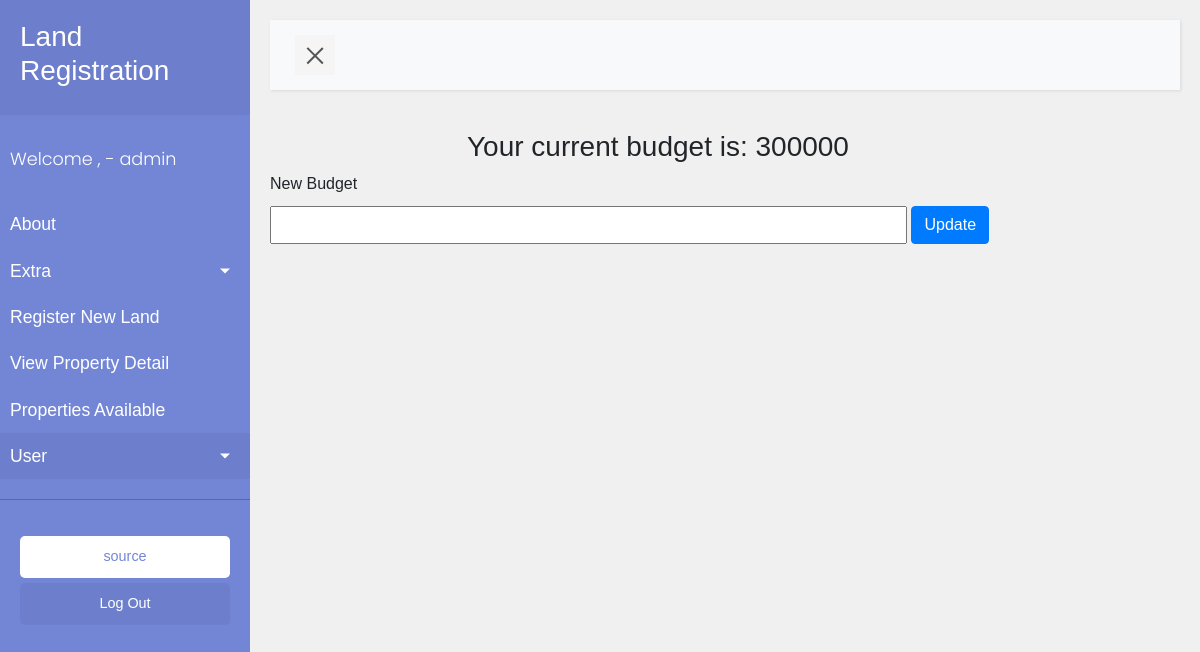
The page /set-budget/ (signed in) on the database as committed earlier.
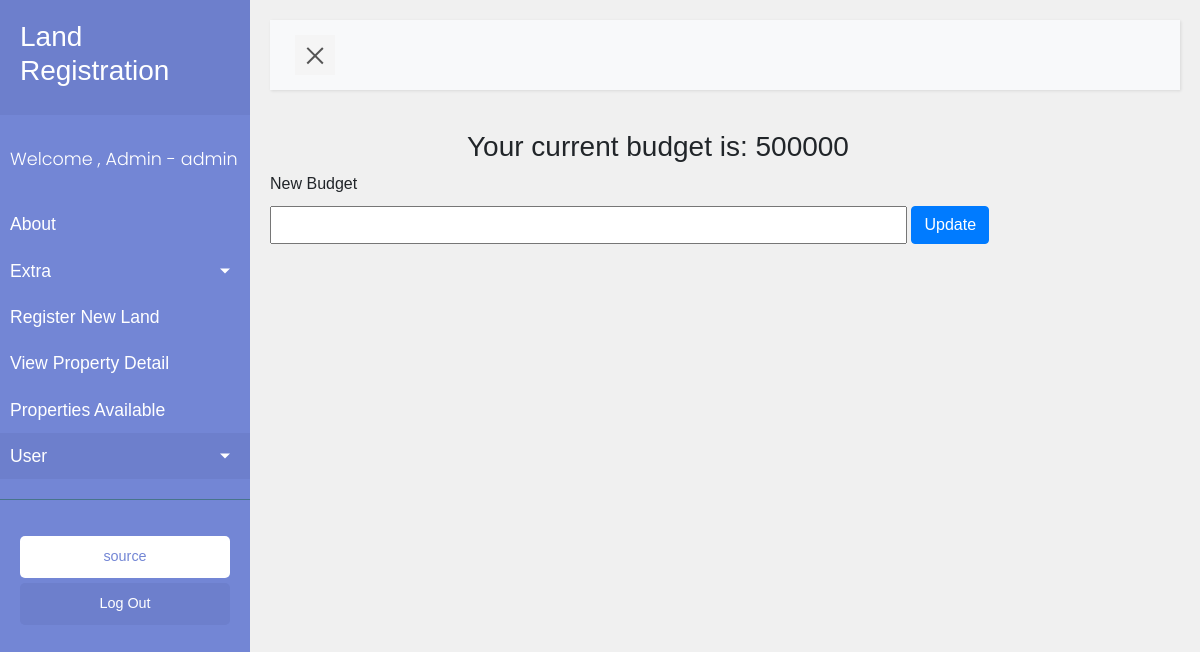
The same page on the database as committed later.
### user/models.py (models this page shows)
class User(AbstractBaseUser, PermissionsMixin):
    platformArray=(
        ('android',('android')),
        ('ios',('ios')),
    )
    account_address = models.CharField(max_length = 100)
    email = models.EmailField(_('email address'))
    username = models.CharField(_('username'),max_length = 50, unique=True)
    name = models.CharField(_('name'), max_length=30, blank=True)
    is_active = models.BooleanField(_('active'), default=True)
    is_staff = models.BooleanField(_('staff'), default = True)
    objects = UserManager()
    budget = models.PositiveIntegerField(default = 300000)
    USERNAME_FIELD = 'username'
    class Meta:
        verbose_name = _('user')
        verbose_name_plural = _('users')

### land/views.py (the view)
# urls.py: url(r'^set-budget/$',set_budget       ,name="set_budget"),
def set_budget(request):
    context = {}
    if request.method == 'POST':
        user = request.user
        user.budget = request.POST.get('budget')
        user.save()
    context['budget'] = request.user.budget
    return render(request, 'set_budget.html',context)

### templates/set_budget.html (shortened to what this page needs)
{% extends 'base.html' %}
   {% block content %}
    <div class="container">
        <h3>Your current budget is: {{budget}}</h3>
    </div>
    <form action="" method="post">
       <label for="budget">New Budget</label>
        <input type="number" id="budget" name="budget" >
        <button class="btn btn-primary" type="submit">Update</button>
    </form>
{% endblock %}

### templates/base.html (shortened to what this page needs)
{% load static %}
<!DOCTYPE html>
<html lang="en">
<head>
    <link rel="stylesheet" type="text/css" href="{% static 'bootstrap.min.css'%}">
    <link rel="stylesheet" type="text/css" href="{% static 'sidebar.css'%}">
    <link rel="stylesheet" type="text/css" href="{% static 'register_new_land.css'%}">
</head>
<body>
    <div class="wrapper">
        <nav id="sidebar">
            <div class="sidebar-header">
                <h3>Land Registration</h3>
            </div>
            <ul class="list-unstyled components">
                <p>Welcome {% if user.is_authenticated %} , {{user.name}} - {{user.username}} {% endif %}</p>
                <li>
                    <a href="#">About</a>
                    <a href="#pageSubmenu" data-toggle="collapse" aria-expanded="false" class="dropdown-toggle">Extra</a>
                </li>
                <li>
                    <a href="/register-land/">Register New Land</a>
                </li>
                <li>
                    <a href="/user-land-details/">View Property Detail</a>
                </li>
                <li>
                    <a href="/lands-available/">Properties Available</a>
                </li>
                {% if user.is_authenticated %}
                <li class="active">
                    <a href="#homeSubmenu" data-toggle="collapse" aria-expanded="false" class="dropdown-toggle">User</a>
                </li>
                 {% endif %}
            </ul>
            <ul class="list-unstyled CTAs">
                <li>
                    <a href="#" class="download"> source</a>
                </li>
                <li>
                    {% if not user.is_authenticated %}
                    <a href="/user/login" class="article">Log In</a>
    {% else %}
                    <a href="/user/logout" class="article">Log Out</a>
       {% endif %}
                </li>
            </ul>
        </nav>
        <div id="content">
            <nav class="navbar navbar-expand-lg navbar-light bg-light">
                <div class="container-fluid">
                    <button type="button" id="sidebarCollapse" class="navbar-btn">
                        <span></span>
                    </button>
                </div>
            </nav>
{% block content %}
{% endblock %}
        </div>
    </div>
</body>
</html>

Rows that differ between the two databases and show on the page:
changed User "admin": name (not shown) → "Admin"
Other text that changed with them:
{{ budget }}: "300000" → "500000"
